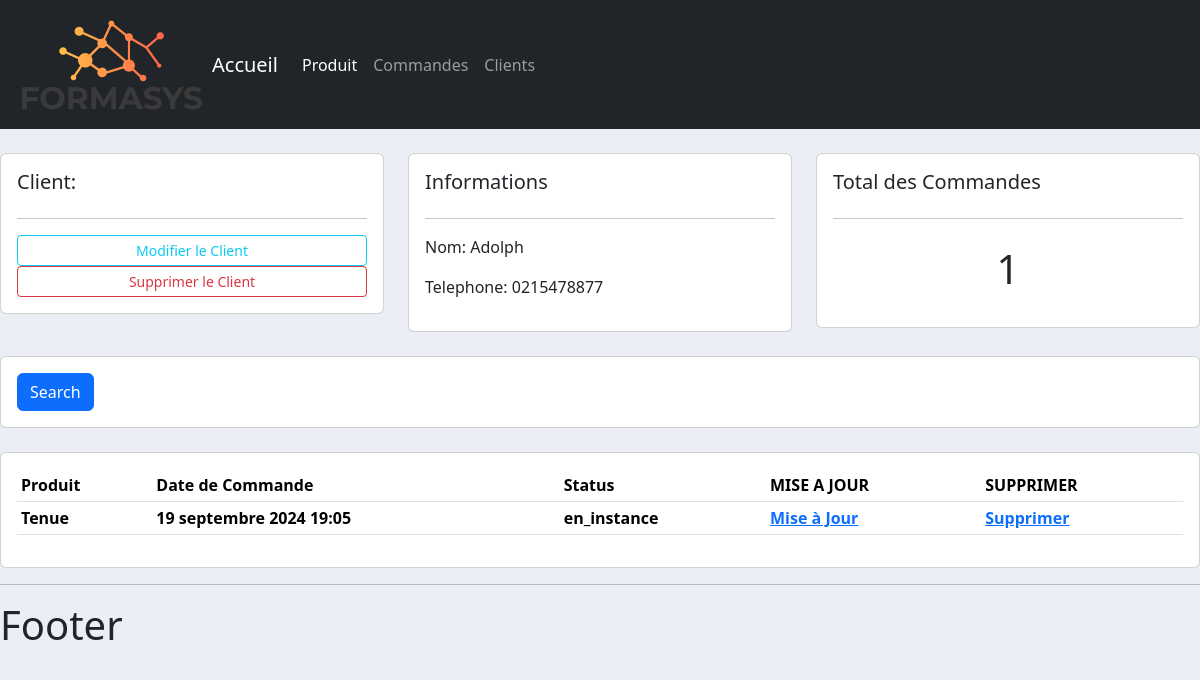
The app's page /client/4 with its own data.
### client/models.py (models this page shows, shortened)
class Client(models.Model):
    nom =models.CharField(max_length=200,null=True)
    telephone =models.CharField(max_length=200,null=True)
    date_creation =models.DateTimeField(auto_now_add=True,null=True)

### commande/models.py (models this page shows, shortened)
class Commande(models.Model):
    STATUT=(('en_instance','en_instance'),
            ('non livré','non livré'),
            ('livré','livré'))
    client =models.ForeignKey(Client,null=True,on_delete=models.SET_NULL)
    produit=models.ForeignKey(Produit,null=True,on_delete=models.SET_NULL)
    statut=models.CharField(max_length=200, null=True,choices=STATUT)
    date_creation=models.DateTimeField(auto_now_add=True,null=True)

### produit/models.py (models this page shows)
class Produit(models.Model):
    nom=models.CharField(max_length=200,null=True)
    prix=models.FloatField(null=True)
    date_creation =models.DateTimeField(auto_now_add=True,null=True)
    tag=models.ManyToManyField(Tag)
    def __str__(self) -> str:
        return self.nom

### client/views.py (the view)
# urls.py: path('/<str:pk>',views.list_client, name='client'),
def list_client(request, pk):
    client=Client.objects.get(id=pk)
    commande=client.commande_set.all()
    commande_total = commande.count()
    context={'client':client,'commande' :commande,'commande_total' :commande_total}
    return render(request, 'client/list_client.html', context)

### templates/client/list_client.html
{% extends "main.html" %}
{% block contenu %}
	<br>
<div class="row">
	<div class="col-md">
		<div class="card card-body">
			<h5>Client:</h5>
			<hr>
			<a class="btn btn-outline-info  btn-sm btn-block" href="">Modifier le Client</a>
			<a class="btn btn-outline-danger  btn-sm btn-block" href="">Supprimer le Client</a>
		</div>
	</div>
	<div class="col-md">
		<div class="card card-body">
			<h5>Informations</h5>
			<hr>
			<p>Nom: {{client.nom}} </p>
			<p>Telephone: {{client.telephone}} </p>
		</div>
	</div>
	<div class="col-md">
		<div class="card card-body">
			<h5>Total des Commandes</h5>
			<hr>
			<h1 style="text-align: center;padding: 10px"> {{commande_total}} </h1>
		</div>
	</div>
</div>
<br>
<div class="row">
	<div class="col">
		<div class="card card-body">
			<form method="get">
		    <button class="btn btn-primary" type="submit">Search</button>
		  </form>
		</div>
	</div>
</div>
<br>
<div class="row">
	<div class="col-md">
		<div class="card card-body">
			<table class="table table-sm">
				<tr>
					<th>Produit</th>
					<th>Date de Commande</th>
					<th>Status</th>
					<th>MISE A JOUR</th>
					<th>SUPPRIMER</th>
				</tr>
				{% for commande in commande %}
				<tr>
					<th>{{commande.produit}}</th>
					<th>{{commande.date_creation}}</th>
					<th>{{commande.statut}}</th>
					<th><a href=""> Mise à Jour</a></th>
					<th><a href="">Supprimer</a></th>
				</tr>
				{% endfor %}
			</table>
		</div>
	</div>
</div>
{% endblock %}

### static/css/main.css (style rules this page uses)
body { background-color: #ebeff5; }

### records on screen
Client: nom "Adolph", telephone "0215478877"
Commande: produit "Tenue", date_creation "19 septembre 2024 19:05", statut "en_instance"

### other values on screen
{{ commande_total }} "1"
